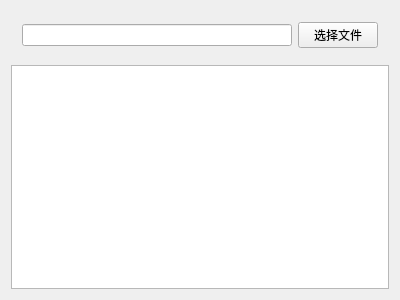
<?xml version="1.0" encoding="UTF-8"?>
<ui version="4.0">
 <class>Widget</class>
 <widget class="QWidget" name="Widget">
  <property name="geometry">
   <rect>
    <x>0</x>
    <y>0</y>
    <width>400</width>
    <height>300</height>
   </rect>
  </property>
  <property name="windowTitle">
   <string>Widget</string>
  </property>
  <layout class="QVBoxLayout" name="verticalLayout">
   <item>
    <widget class="QWidget" name="widget" native="true">
     <layout class="QHBoxLayout" name="horizontalLayout">
      <item>
       <widget class="QLineEdit" name="lineEdit"/>
      </item>
      <item>
       <widget class="QPushButton" name="pushButton">
        <property name="text">
         <string>选择文件</string>
        </property>
       </widget>
      </item>
     </layout>
    </widget>
   </item>
   <item>
    <widget class="QTextEdit" name="textEdit"/>
   </item>
  </layout>
 </widget>
 <layoutdefault spacing="6" margin="11"/>
 <resources/>
 <connections/>
</ui>
